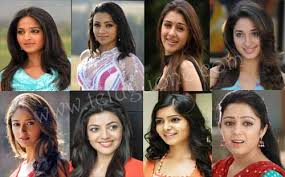
#> input picture images/sample1.jpg, 285 x 177 px
$ python histogram_with_mask.py --image ../images/sample1.jpg
#> lines starting #> are read from the running program, lines starting #| are printed output that depends on the picture; after the words box and inside, x2 and y2 are one past the last pixel; in counts of white or black regions, pixels touching at a corner belong together
#!/usr/bin/env python
# -*- coding: utf-8 -*-

"""
Created on : 03 Sep 2016

Description: histogram_with_mask.py
             Masks can be used to focus on these regions of interest
within the images. We can construct a mask and compute the color
histograms for only the ROI's

             Usage:
             python3 histogram_with_mask.py --image ../images/sample1.jpg

@ author   : sampathsingamsetty
"""

from matplotlib import pyplot as plt
import numpy as np
import argparse
import cv2


def plot_histogram(image, title, mask=None):
    chnls = cv2.split(image)
    colors = ("b", "g", "r")
    plt.figure()
    plt.title(title)
    plt.xlabel("Bins")
    plt.ylabel("# of Pixels")

    for (chnl, clr) in zip(chnls, colors):
        hist = cv2.calcHist([chnl], [0], mask, [256], [0, 256])
        plt.plot(hist, color=clr)
        plt.xlim([0, 256])

plt.show()


ap = argparse.ArgumentParser()
ap.add_argument("-i", "--image", required=True, help="Path to the Image")
args = vars(ap.parse_args())

image = cv2.imread(args["image"])
#> image is the input picture: shape (177, 285, 3); mean B, G, R 86.7, 98.2, 116.2
cv2.imshow("Original Image", image)
plot_histogram(image, "Histogram for the Original Image")
#> the loop in plot_histogram, `for (chnl, clr) in zip(chnls, colors):` made 3 passes
#> clr on passes 1 to 3: 'b', 'g', 'r'

mask = np.zeros(image.shape[:2], dtype="uint8")
cv2.rectangle(mask, (15, 15), (130, 100), 255, -1)
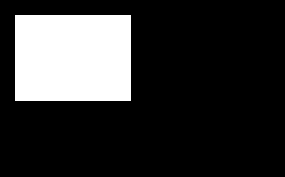
#> mask: shape (177, 285); 19.8% white; 1 white region, box (x1, y1, x2, y2) and area: (15, 15, 131, 101) 9976
cv2.imshow("Mask", mask)

masked = cv2.bitwise_and(image, image, mask=mask)
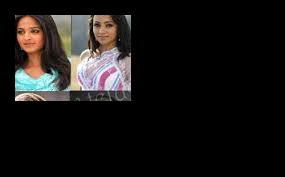
#> masked: shape (177, 285, 3); mean B, G, R 21.6, 22.9, 25.2
cv2.imshow("Applying the Mask", masked)

cv2.waitKey(0)
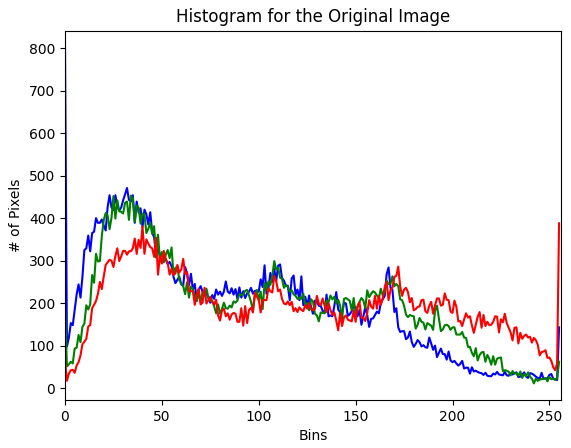
#> figure drawn by matplotlib, 1 panel; curve peaks at x = 0, y = 802; curve peaks at x = 34, y = 453; curve peaks at x = 255, y = 388

$ run again, with images/sample3.jpg copied over images/sample1.jpg
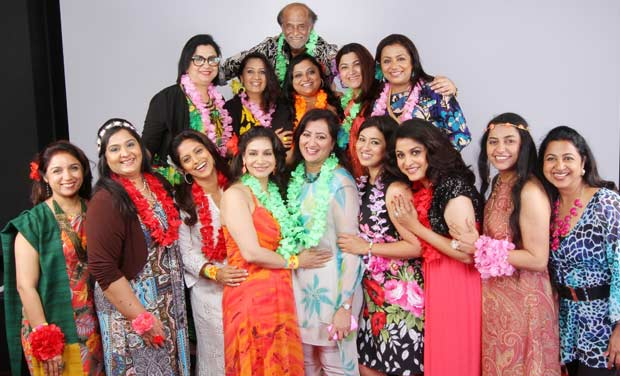
#> input picture images/sample3.jpg, 620 x 376 px
#> image is the input picture: shape (376, 620, 3); mean B, G, R 119.1, 122.2, 154.7
#> the loop in plot_histogram, `for (chnl, clr) in zip(chnls, colors):` made 3 passes
#> clr on passes 1 to 3: 'b', 'g', 'r'
#> `cv2.rectangle(mask, (15, 15), (130, 100), 255, -1)`:
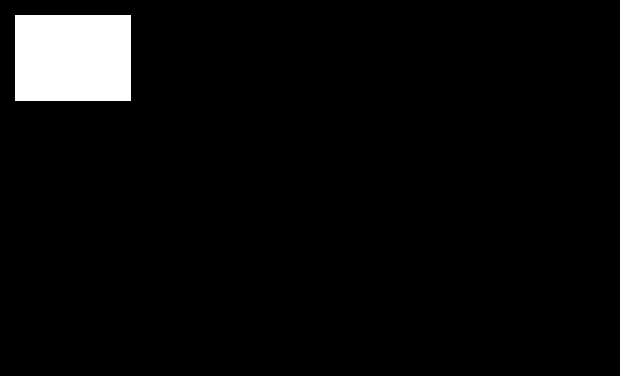
#> mask: shape (376, 620); 4.3% white; 1 white region, box (x1, y1, x2, y2) and area: (15, 15, 131, 101) 9976
#> `cv2.waitKey(0)`:
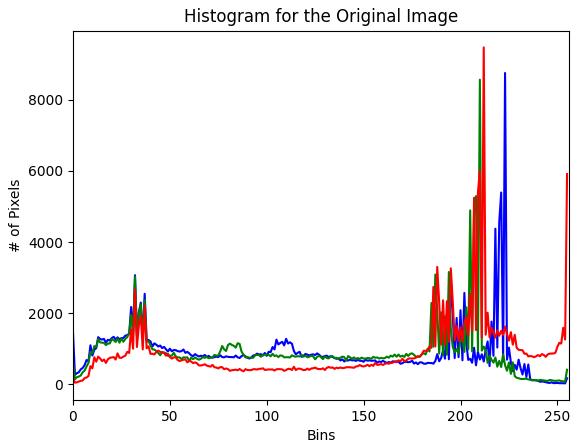
#> figure drawn by matplotlib, 1 panel; curve peaks at x = 223, y = 8759; curve peaks at x = 210, y = 8570; curve peaks at x = 212, y = 9479

$ run again, with images/card.jpg copied over images/sample1.jpg
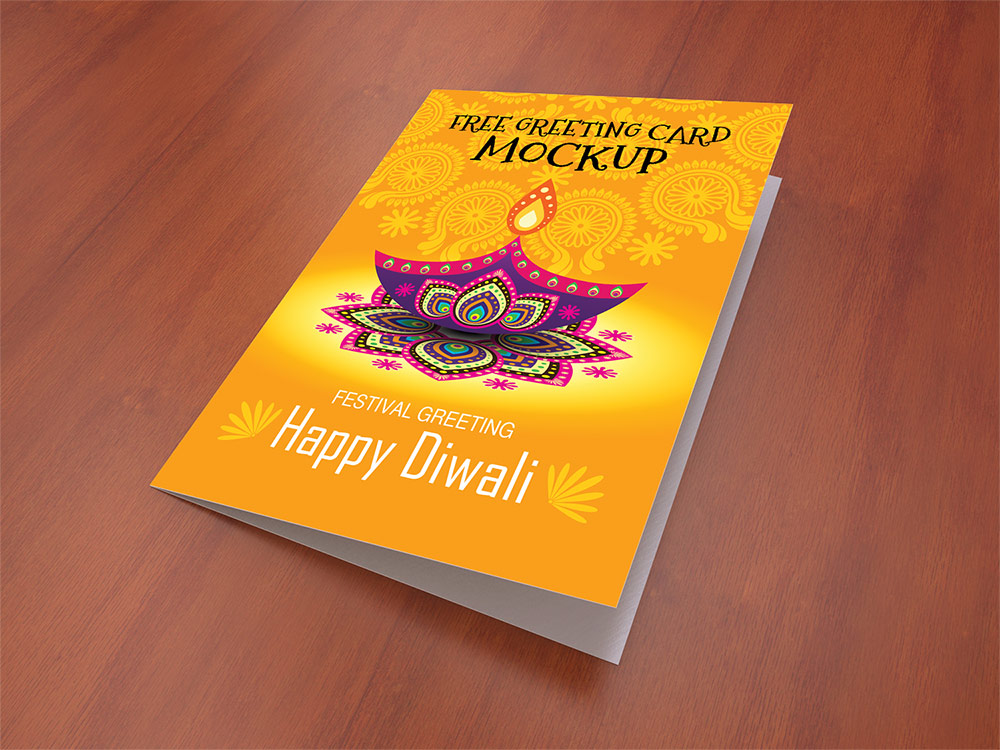
#> input picture images/card.jpg, 1000 x 750 px
#> image is the input picture: shape (750, 1000, 3); mean B, G, R 63.9, 107.5, 175.6
#> the loop in plot_histogram, `for (chnl, clr) in zip(chnls, colors):` made 3 passes
#> clr on passes 1 to 3: 'b', 'g', 'r'
#> `cv2.rectangle(mask, (15, 15), (130, 100), 255, -1)`:
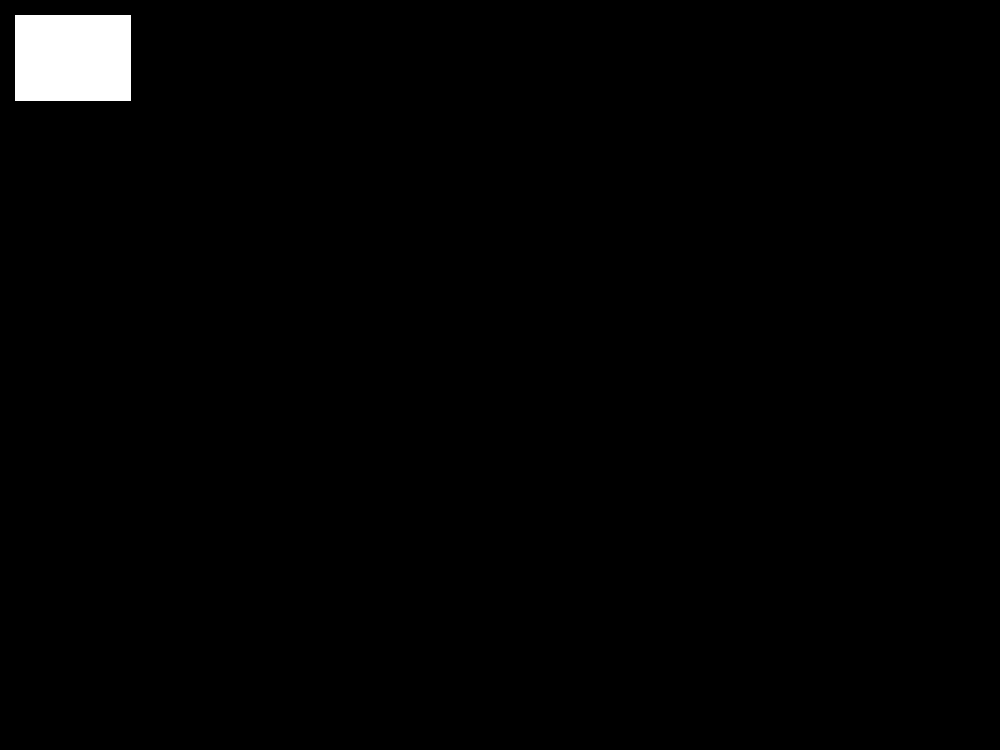
#> mask: shape (750, 1000); 1.3% white; 1 white region, box (x1, y1, x2, y2) and area: (15, 15, 131, 101) 9976
#> `cv2.waitKey(0)`:
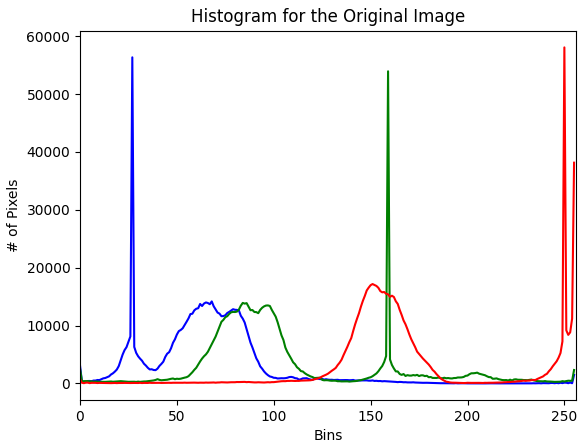
#> figure drawn by matplotlib, 1 panel; curve peaks at x = 27, y = 56334; curve peaks at x = 159, y = 53925; curve peaks at x = 250, y = 58051
